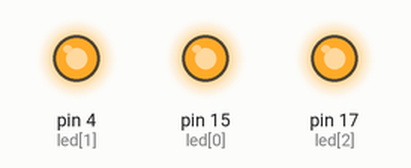
This sketch was run on a simulated Arduino Uno, built with avr-gcc and run on an emulated ATmega328P. On the bench: output pins drawn as LEDs (lit = HIGH).

Above: at 0.15 s.
At 5.25 s:
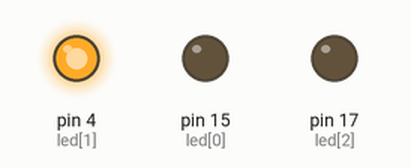
At 9.45 s:
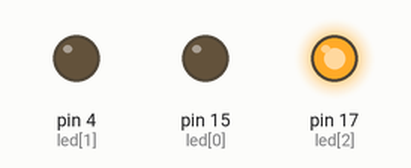
At 19.7 s:
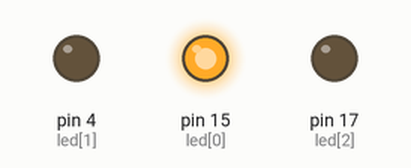
At 26.2 s:
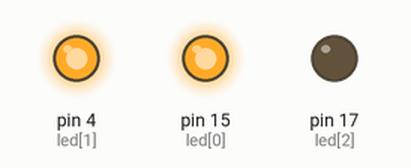
At 39.6 s:
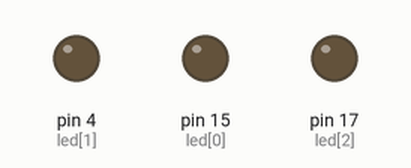
Timing chart, 0 to 40.0 s (numbered marks = the images above):
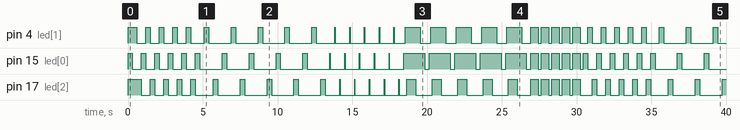

The sketch:

rgbledmediaart.ino
```cpp
int led[3] = {15, 4, 17};
int gnd[3] = {2, 16, 5};

void setup() {
  // put your setup code here, to run once:
  for (int i=0; i<3; i++) {
    pinMode(led[i], OUTPUT);
    digitalWrite(led[i], 1);

    pinMode(gnd[i], OUTPUT);
    digitalWrite(gnd[i], 0);
  }
  Serial.begin(115200);
}

void loop() {
  static int j=30;
  // put your main code here, to run repeatedly:
#define COUNT 5
  for (int i=0; i<COUNT; i++)
    for (int k=0; k<3; k++) {
      digitalWrite(led[k], 1);
      delay(300);
      digitalWrite(led[k], 0);
    }

  for (int i=0; i<COUNT; i++)
    for (int k=0; k<3; k++) {
      digitalWrite(led[k], 1);
      delay(300);
      digitalWrite(led[k], 0);
      delay(300);
    }

  for (int i=0; i<COUNT; i++)
    for (int k=0; k<3; k++) {
      digitalWrite(led[k], 1);
      delay(30);
      digitalWrite(led[k], 0);
      delay(300);
    }

  for (int i=0; i<COUNT; i++) {
    for (int k=0; k<3; k++) {
      digitalWrite(led[k], 1);
      delay(100);
    }
    delay(500);
    for (int k=2; k>=0; k--) {
      digitalWrite(led[k], 0);
      delay(300);
    }
  }

  for (int i=0; i<COUNT; i++) {
    for (int k=0; k<3; k++) {
      digitalWrite(led[k], 1);
    }
    delay(500);
    for (int k=0; k<3; k++) {
      digitalWrite(led[k], 0);
    }
    delay(200);
  }
}
```

Measured:
- by itself, pin 4 (led[1]): HIGH → LOW at 0.60 s, → HIGH 0.60 s later, → LOW 0.30 s later, → HIGH 0.60 s later, … (65 changes in this stretch)
- by itself, pin 15 (led[0]): HIGH → LOW at 0.30 s, → HIGH 0.60 s later, → LOW 0.30 s later, → HIGH 0.60 s later, … (65 changes in this stretch)
- by itself, pin 17 (led[2]): HIGH → LOW at 0.90 s, → HIGH 0.60 s later, → LOW 0.30 s later, → HIGH 0.60 s later, … (64 changes in this stretch)
